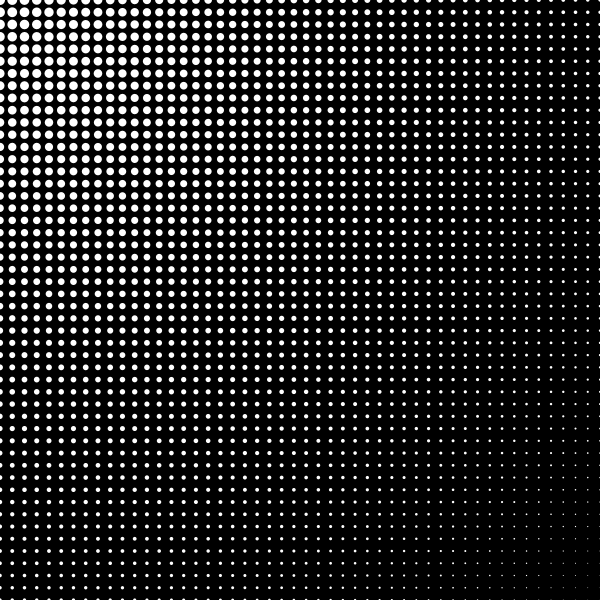
Frame 1 (no input)
Frame 60 (the mouse pressed at the canvas centre just before this capture): identical to frame 1, image omitted
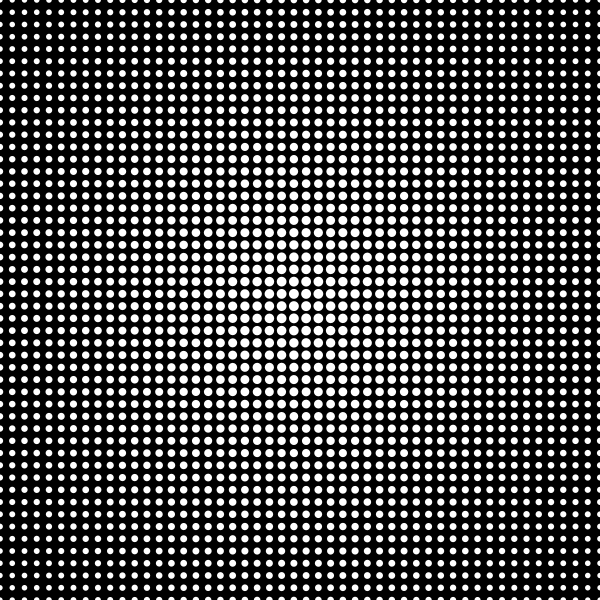
Frame 120 (the mouse held since frame 60 and released just before this capture)

The Processing sketch that drew these frames (run headless with seeded random() and noise(); from frame 60 on, the mouse is pressed at the canvas centre):

// Processing sketch: simple_circles
// ── simple_circles.pde
int N = 50;
int i, j;
float x, y, d;

void setup() {
  size(600, 600);
  noStroke();
  fill(255);
}

void draw() {
  background(0);
  for (i = 1; i <= N; i ++) {
    for (j = 1; j <= N; j ++) {
      x = map(i, 1, N, 0, width);
      y = map(j, 1, N, 0, height);
      d = map(dist(x, y, mouseX, mouseY), 0, 1.5 * width, 10, 0);
      ellipse(x, y, d, d);
    }
  }
}
